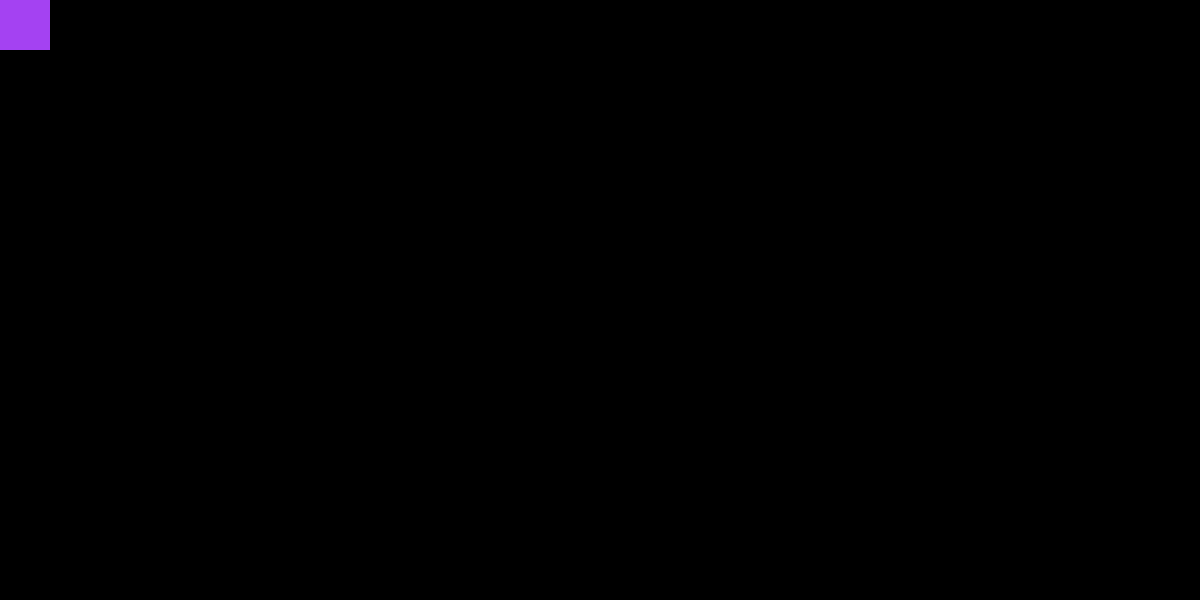
Frame 1 (no input)
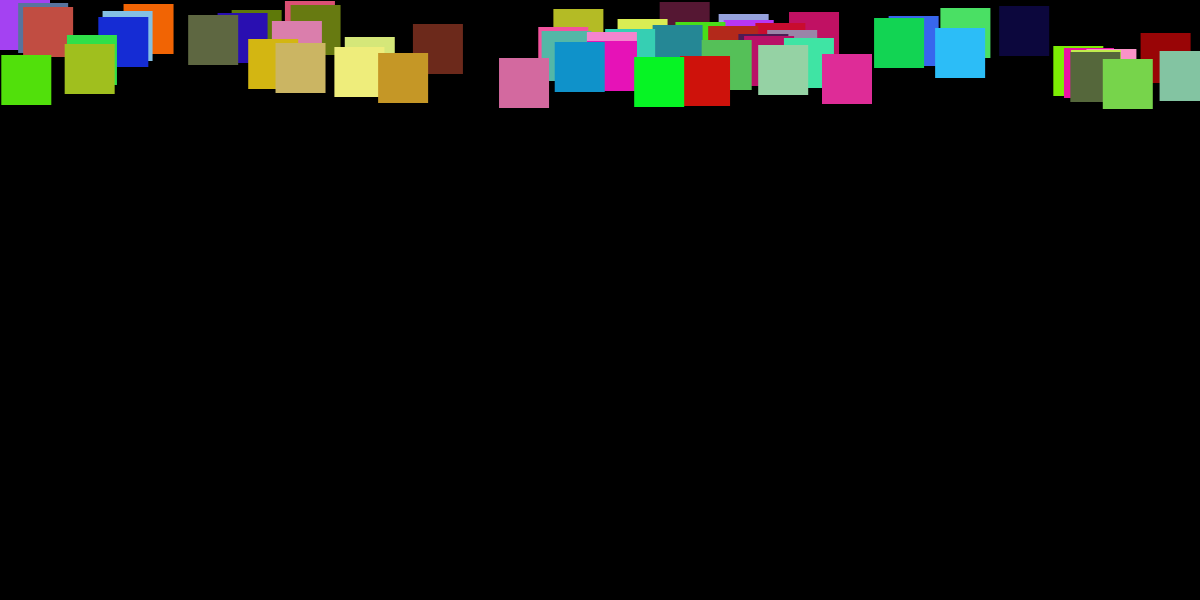
Frame 60 (the mouse pressed at the canvas centre just before this capture)
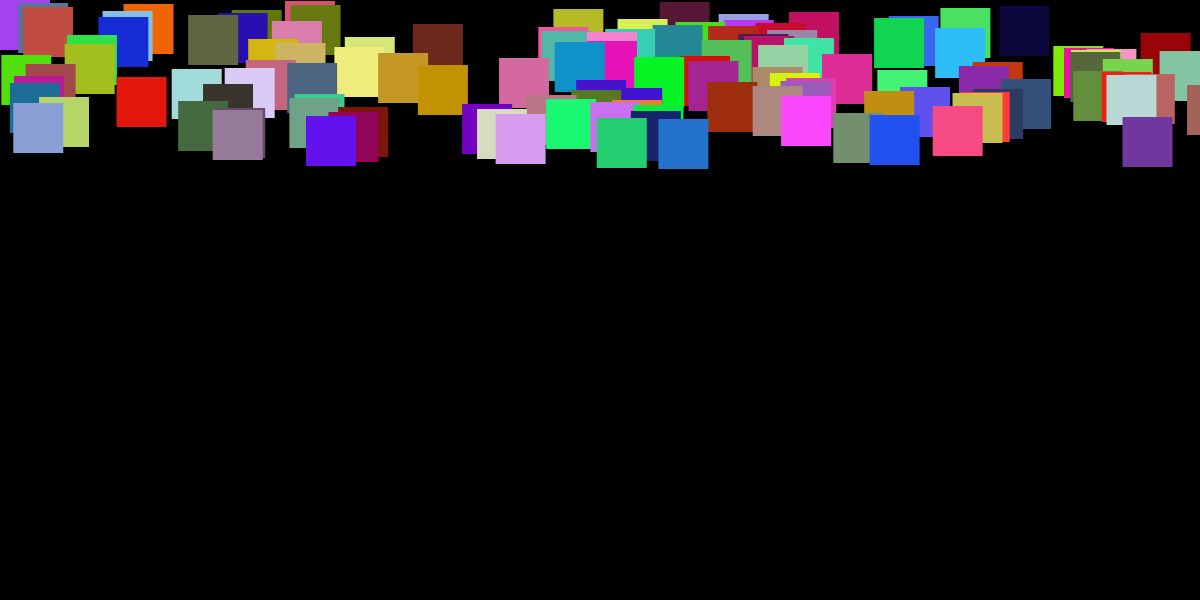
Frame 120 (the mouse held since frame 60 and released just before this capture)

The Processing sketch that drew these frames (run headless with seeded random() and noise(); from frame 60 on, the mouse is pressed at the canvas centre):

// Processing sketch: matrix
// ── matrix.pde
/* 
 RECTANGULOS ALEATORIOS
 */

float equis;
int ye;

void setup() {
  background(#000000);
  size (1200, 600);
}

void draw() {
  noStroke();
  fill(random(255), random(255), random(255));
  rect(equis, ye, 50, 50);
  equis = random(1200);
  ye=ye+1;
}
